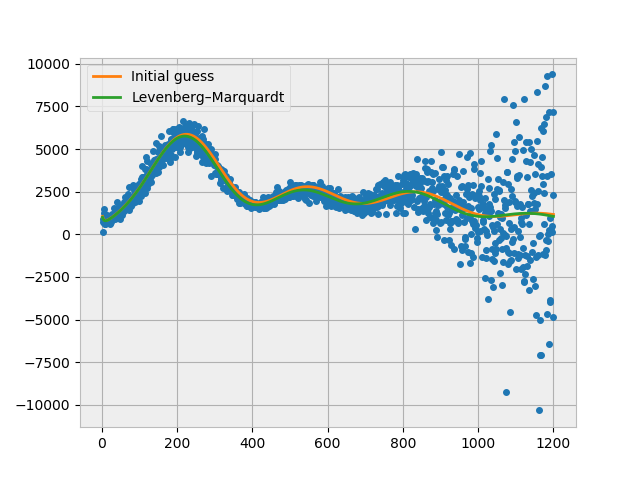

Recreate this plot in Python.
# Numpy, scipy for data manipulation
import numpy as np
import scipy as sc

# Matplotlib for plotting
from matplotlib import pyplot as plt

import camb
import corner

import json
config = json.load(open('matplotlib_config.json'))
plt.rcParams.update(config)

def get_cmb(params,lmax=2000):
    
    H0,ombh2,omch2,tau,As,ns = params

    params = camb.CAMBparams()
    params.set_cosmology(H0=H0,ombh2=ombh2,omch2=omch2,mnu=0.06,omk=0,tau=tau)
    params.InitPower.set_params(As=As,ns=ns,r=0)
    params.set_for_lmax(lmax,lens_potential_accuracy=0)
    
    results = camb.get_results(params)
    powers = results.get_cmb_power_spectra(params,CMB_unit='muK')
    cmb = powers['total']
    cmb = cmb[:,0]  
    
    # Remove the monopole and dipole
    cmb = cmb[2:]
    
    return cmb[:1199]

def calc_grad(p):
    y0 = get_cmb(p)

    # Small increment used to calculate the derivative of the get_cmb function with 
    # respect to each parameter
    dx = p0/10000#np.array([0.00002,0.00002,0.0001,2e-12,0.00096])
    grad = np.zeros([y0.size,p.size])

    grad[:,0]= ( get_cmb(p+[dx[0],0,0,0,0,0]) - y0 )/dx[0]
    grad[:,1]= ( get_cmb(p+[0,dx[1],0,0,0,0]) - y0 )/dx[1]
    grad[:,2]= ( get_cmb(p+[0,0,dx[2],0,0,0]) - y0 )/dx[2]
    grad[:,3]= ( get_cmb(p+[0,0,0,dx[3],0,0]) - y0 )/dx[3]
    grad[:,4]= ( get_cmb(p+[0,0,0,0,dx[4],0]) - y0 )/dx[4]
    grad[:,5]= ( get_cmb(p+[0,0,0,0,0,dx[5]]) - y0 )/dx[5]
    
    return y0,grad


# Import the data
a = np.loadtxt("TT_power_spectra.txt").T

# Unpack the data
x,y,error,col4,col5 = a # Ignore col4 and col5

p0 = np.asarray([65,0.02,0.1,0.05,2e-9,.96]) #np.asarray([45,0.04,0.1,2e-9,0.86])

# Load in the initial guess at the best fit parameters
p = p0.copy()

plt.figure()
plt.plot(x,y,'o', markersize = 4)

# Calculate the chisquare and step for the initial guess.

# Calculate and plot the initial guess 
pred,grad = calc_grad(p)
plt.plot(x,pred,label = "Initial guess")
print()

# Gauss-Newton/Levenberg-Marquardt loop initialization.

chisq = 0   #
λ0 = 1e-2      # Initial value for "Damping" parameter
cycle = 0   # Keep track of the number of cycles of the Gauss-Newton algorithim.
ε = 1e-1

λ = λ0
W = np.diag(1/error**2)

d_chisq = 1

# Impliment the Gauss-Newton algorithm 
while(d_chisq > 0.001):
    cycle += 1

    pred,J = calc_grad(p)
    r = y-pred
    err = (r**2).sum()
    chisq = (((y-pred)/error)**2).sum()

    r = np.matrix(r).T
    J = np.matrix(J)

    lhs = J.T*W*J + λ*np.matrix(np.diag(J.T*W*J))
    rhs = J.T*W*r

    # Calculate parameter step
    dp = np.linalg.inv(lhs)*(rhs)

    ####
    h = np.zeros(len(p))
    for i in range(p.size):
        h[i] = p[i]+dp[i]
    D = get_cmb(h)
    new_chisq = (((y-D)/error)**2).sum()
    d_chisq = chisq - new_chisq

    # Calculate metric for step evaluation
    f = dp.T*(λ*np.matrix(np.diag(J.T*W*J)*dp+J.T*W*r))
    ρ = (d_chisq)/np.abs(f)
    
    if(ρ>ε):
        for i in range(p.size):
            p[i] = p[i]+dp[i]
        λ = max(λ/9,10**(-7))

    else:
         λ = min(λ*11,10**(7))
        
    if(ρ>ε):
        print("Cycle %d: χ^2 = %f"%(cycle,new_chisq))
    else:
        print("Cycle %d: χ^2 = %f"%(cycle,chisq))

print("\nFinal parameter set: ")
print("p = ",p)
sigma_p = np.sqrt(np.diag(np.linalg.inv(J.T*W*J)))
print("σ_p = ",sigma_p)

plt.plot(x,pred, label= "Levenberg–Marquardt")    
plt.legend()
plt.savefig("Q2_tau_float.png")
plt.show()